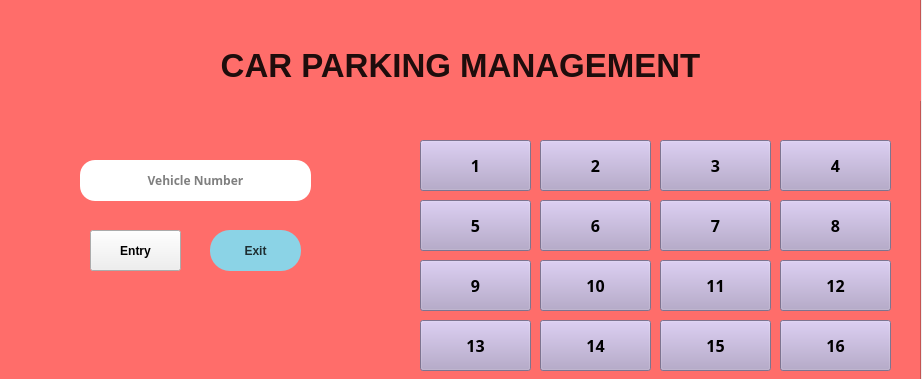
<?xml version="1.0" encoding="UTF-8"?>
<ui version="4.0">
 <class>CarParkingManager</class>
 <widget class="QMainWindow" name="CarParkingManager">
  <property name="geometry">
   <rect>
    <x>0</x>
    <y>0</y>
    <width>922</width>
    <height>379</height>
   </rect>
  </property>
  <property name="minimumSize">
   <size>
    <width>922</width>
    <height>379</height>
   </size>
  </property>
  <property name="maximumSize">
   <size>
    <width>922</width>
    <height>379</height>
   </size>
  </property>
  <property name="windowTitle">
   <string>Car Parking Manager</string>
  </property>
  <widget class="QWidget" name="centralwidget">
   <widget class="QFrame" name="frame">
    <property name="geometry">
     <rect>
      <x>-100</x>
      <y>-230</y>
      <width>1021</width>
      <height>611</height>
     </rect>
    </property>
    <property name="font">
     <font>
      <pointsize>20</pointsize>
     </font>
    </property>
    <property name="styleSheet">
     <string notr="true">QFrame{
	
	background-color: rgb(255,109,106);
}</string>
    </property>
    <property name="frameShape">
     <enum>QFrame::StyledPanel</enum>
    </property>
    <property name="frameShadow">
     <enum>QFrame::Raised</enum>
    </property>
    <widget class="QPushButton" name="s1">
     <property name="geometry">
      <rect>
       <x>520</x>
       <y>370</y>
       <width>111</width>
       <height>51</height>
      </rect>
     </property>
     <property name="font">
      <font>
       <family>HelveticaRounded LT Std BdCn</family>
       <pointsize>12</pointsize>
       <weight>75</weight>
       <italic>false</italic>
       <bold>true</bold>
       <underline>false</underline>
       <strikeout>false</strikeout>
      </font>
     </property>
     <property name="focusPolicy">
      <enum>Qt::StrongFocus</enum>
     </property>
     <property name="layoutDirection">
      <enum>Qt::LeftToRight</enum>
     </property>
     <property name="styleSheet">
      <string notr="true">
background-color: rgb(177,162,202);
color: rgb(0,0,0);


</string>
     </property>
     <property name="text">
      <string>1</string>
     </property>
     <property name="checkable">
      <bool>false</bool>
     </property>
    </widget>
    <widget class="QPushButton" name="s2">
     <property name="geometry">
      <rect>
       <x>640</x>
       <y>370</y>
       <width>111</width>
       <height>51</height>
      </rect>
     </property>
     <property name="font">
      <font>
       <family>HelveticaRounded LT Std BdCn</family>
       <pointsize>12</pointsize>
       <weight>75</weight>
       <italic>false</italic>
       <bold>true</bold>
       <underline>false</underline>
       <strikeout>false</strikeout>
      </font>
     </property>
     <property name="focusPolicy">
      <enum>Qt::StrongFocus</enum>
     </property>
     <property name="layoutDirection">
      <enum>Qt::LeftToRight</enum>
     </property>
     <property name="styleSheet">
      <string notr="true">
background-color: rgb(177,162,202);
color: rgb(0,0,0);


</string>
     </property>
     <property name="text">
      <string>2</string>
     </property>
     <property name="checkable">
      <bool>false</bool>
     </property>
    </widget>
    <widget class="QPushButton" name="s15">
     <property name="geometry">
      <rect>
       <x>760</x>
       <y>550</y>
       <width>111</width>
       <height>51</height>
      </rect>
     </property>
     <property name="font">
      <font>
       <family>HelveticaRounded LT Std BdCn</family>
       <pointsize>12</pointsize>
       <weight>75</weight>
       <italic>false</italic>
       <bold>true</bold>
       <underline>false</underline>
       <strikeout>false</strikeout>
      </font>
     </property>
     <property name="focusPolicy">
      <enum>Qt::StrongFocus</enum>
     </property>
     <property name="layoutDirection">
      <enum>Qt::LeftToRight</enum>
     </property>
     <property name="styleSheet">
      <string notr="true">
background-color: rgb(177,162,202);
color: rgb(0,0,0);


</string>
     </property>
     <property name="text">
      <string>15</string>
     </property>
     <property name="checkable">
      <bool>false</bool>
     </property>
    </widget>
    <widget class="QPushButton" name="s4">
     <property name="geometry">
      <rect>
       <x>880</x>
       <y>370</y>
       <width>111</width>
       <height>51</height>
      </rect>
     </property>
     <property name="font">
      <font>
       <family>HelveticaRounded LT Std BdCn</family>
       <pointsize>12</pointsize>
       <weight>75</weight>
       <italic>false</italic>
       <bold>true</bold>
       <underline>false</underline>
       <strikeout>false</strikeout>
      </font>
     </property>
     <property name="focusPolicy">
      <enum>Qt::StrongFocus</enum>
     </property>
     <property name="layoutDirection">
      <enum>Qt::LeftToRight</enum>
     </property>
     <property name="styleSheet">
      <string notr="true">
background-color: rgb(177,162,202);
color: rgb(0,0,0);


</string>
     </property>
     <property name="text">
      <string>4</string>
     </property>
     <property name="checkable">
      <bool>false</bool>
     </property>
    </widget>
    <widget class="QPushButton" name="s5">
     <property name="geometry">
      <rect>
       <x>520</x>
       <y>430</y>
       <width>111</width>
       <height>51</height>
      </rect>
     </property>
     <property name="font">
      <font>
       <family>HelveticaRounded LT Std BdCn</family>
       <pointsize>12</pointsize>
       <weight>75</weight>
       <italic>false</italic>
       <bold>true</bold>
       <underline>false</underline>
       <strikeout>false</strikeout>
      </font>
     </property>
     <property name="focusPolicy">
      <enum>Qt::StrongFocus</enum>
     </property>
     <property name="layoutDirection">
      <enum>Qt::LeftToRight</enum>
     </property>
     <property name="styleSheet">
      <string notr="true">
background-color: rgb(177,162,202);
color: rgb(0,0,0);


</string>
     </property>
     <property name="text">
      <string>5</string>
     </property>
     <property name="checkable">
      <bool>false</bool>
     </property>
    </widget>
    <widget class="QPushButton" name="s11">
     <property name="geometry">
      <rect>
       <x>760</x>
       <y>490</y>
       <width>111</width>
       <height>51</height>
      </rect>
     </property>
     <property name="font">
      <font>
       <family>HelveticaRounded LT Std BdCn</family>
       <pointsize>12</pointsize>
       <weight>75</weight>
       <italic>false</italic>
       <bold>true</bold>
       <underline>false</underline>
       <strikeout>false</strikeout>
      </font>
     </property>
     <property name="focusPolicy">
      <enum>Qt::StrongFocus</enum>
     </property>
     <property name="layoutDirection">
      <enum>Qt::LeftToRight</enum>
     </property>
     <property name="styleSheet">
      <string notr="true">
background-color: rgb(177,162,202);
color: rgb(0,0,0);


</string>
     </property>
     <property name="text">
      <string>11</string>
     </property>
     <property name="checkable">
      <bool>false</bool>
     </property>
    </widget>
    <widget class="QPushButton" name="s13">
     <property name="geometry">
      <rect>
       <x>520</x>
       <y>550</y>
       <width>111</width>
       <height>51</height>
      </rect>
     </property>
     <property name="font">
      <font>
       <family>HelveticaRounded LT Std BdCn</family>
       <pointsize>12</pointsize>
       <weight>75</weight>
       <italic>false</italic>
       <bold>true</bold>
       <underline>false</underline>
       <strikeout>false</strikeout>
      </font>
     </property>
     <property name="focusPolicy">
      <enum>Qt::StrongFocus</enum>
     </property>
     <property name="layoutDirection">
      <enum>Qt::LeftToRight</enum>
     </property>
     <property name="styleSheet">
      <string notr="true">
background-color: rgb(177,162,202);
color: rgb(0,0,0);


</string>
     </property>
     <property name="text">
      <string>13</string>
     </property>
     <property name="checkable">
      <bool>false</bool>
     </property>
    </widget>
    <widget class="QPushButton" name="s8">
     <property name="geometry">
      <rect>
       <x>880</x>
       <y>430</y>
       <width>111</width>
       <height>51</height>
      </rect>
     </property>
     <property name="font">
      <font>
       <family>HelveticaRounded LT Std BdCn</family>
       <pointsize>12</pointsize>
       <weight>75</weight>
       <italic>false</italic>
       <bold>true</bold>
       <underline>false</underline>
       <strikeout>false</strikeout>
      </font>
     </property>
     <property name="focusPolicy">
      <enum>Qt::StrongFocus</enum>
     </property>
     <property name="layoutDirection">
      <enum>Qt::LeftToRight</enum>
     </property>
     <property name="styleSheet">
      <string notr="true">
background-color: rgb(177,162,202);
color: rgb(0,0,0);


</string>
     </property>
     <property name="text">
      <string>8</string>
     </property>
     <property name="checkable">
      <bool>false</bool>
     </property>
    </widget>
    <widget class="QPushButton" name="s6">
     <property name="geometry">
      <rect>
       <x>640</x>
       <y>430</y>
       <width>111</width>
       <height>51</height>
      </rect>
     </property>
     <property name="font">
      <font>
       <family>HelveticaRounded LT Std BdCn</family>
       <pointsize>12</pointsize>
       <weight>75</weight>
       <italic>false</italic>
       <bold>true</bold>
       <underline>false</underline>
       <strikeout>false</strikeout>
      </font>
     </property>
     <property name="focusPolicy">
      <enum>Qt::StrongFocus</enum>
     </property>
     <property name="layoutDirection">
      <enum>Qt::LeftToRight</enum>
     </property>
     <property name="styleSheet">
      <string notr="true">
background-color: rgb(177,162,202);
color: rgb(0,0,0);


</string>
     </property>
     <property name="text">
      <string>6</string>
     </property>
     <property name="checkable">
      <bool>false</bool>
     </property>
    </widget>
    <widget class="QPushButton" name="s10">
     <property name="geometry">
      <rect>
       <x>640</x>
       <y>490</y>
       <width>111</width>
       <height>51</height>
      </rect>
     </property>
     <property name="font">
      <font>
       <family>HelveticaRounded LT Std BdCn</family>
       <pointsize>12</pointsize>
       <weight>75</weight>
       <italic>false</italic>
       <bold>true</bold>
       <underline>false</underline>
       <strikeout>false</strikeout>
      </font>
     </property>
     <property name="focusPolicy">
      <enum>Qt::StrongFocus</enum>
     </property>
     <property name="layoutDirection">
      <enum>Qt::LeftToRight</enum>
     </property>
     <property name="styleSheet">
      <string notr="true">
background-color: rgb(177,162,202);
color: rgb(0,0,0);


</string>
     </property>
     <property name="text">
      <string>10</string>
     </property>
     <property name="checkable">
      <bool>false</bool>
     </property>
    </widget>
    <widget class="QPushButton" name="s3">
     <property name="geometry">
      <rect>
       <x>760</x>
       <y>370</y>
       <width>111</width>
       <height>51</height>
      </rect>
     </property>
     <property name="font">
      <font>
       <family>HelveticaRounded LT Std BdCn</family>
       <pointsize>12</pointsize>
       <weight>75</weight>
       <italic>false</italic>
       <bold>true</bold>
       <underline>false</underline>
       <strikeout>false</strikeout>
      </font>
     </property>
     <property name="focusPolicy">
      <enum>Qt::StrongFocus</enum>
     </property>
     <property name="layoutDirection">
      <enum>Qt::LeftToRight</enum>
     </property>
     <property name="styleSheet">
      <string notr="true">
background-color: rgb(177,162,202);
color: rgb(0,0,0);


</string>
     </property>
     <property name="text">
      <string>3</string>
     </property>
     <property name="checkable">
      <bool>false</bool>
     </property>
    </widget>
    <widget class="QPushButton" name="s7">
     <property name="geometry">
      <rect>
       <x>760</x>
       <y>430</y>
       <width>111</width>
       <height>51</height>
      </rect>
     </property>
     <property name="font">
      <font>
       <family>HelveticaRounded LT Std BdCn</family>
       <pointsize>12</pointsize>
       <weight>75</weight>
       <italic>false</italic>
       <bold>true</bold>
       <underline>false</underline>
       <strikeout>false</strikeout>
      </font>
     </property>
     <property name="focusPolicy">
      <enum>Qt::StrongFocus</enum>
     </property>
     <property name="layoutDirection">
      <enum>Qt::LeftToRight</enum>
     </property>
     <property name="styleSheet">
      <string notr="true">
background-color: rgb(177,162,202);
color: rgb(0,0,0);


</string>
     </property>
     <property name="text">
      <string>7</string>
     </property>
     <property name="checkable">
      <bool>false</bool>
     </property>
    </widget>
    <widget class="QPushButton" name="s16">
     <property name="geometry">
      <rect>
       <x>880</x>
       <y>550</y>
       <width>111</width>
       <height>51</height>
      </rect>
     </property>
     <property name="font">
      <font>
       <family>HelveticaRounded LT Std BdCn</family>
       <pointsize>12</pointsize>
       <weight>75</weight>
       <italic>false</italic>
       <bold>true</bold>
       <underline>false</underline>
       <strikeout>false</strikeout>
      </font>
     </property>
     <property name="focusPolicy">
      <enum>Qt::StrongFocus</enum>
     </property>
     <property name="layoutDirection">
      <enum>Qt::LeftToRight</enum>
     </property>
     <property name="styleSheet">
      <string notr="true">
background-color: rgb(177,162,202);
color: rgb(0,0,0);


</string>
     </property>
     <property name="text">
      <string>16</string>
     </property>
     <property name="checkable">
      <bool>false</bool>
     </property>
    </widget>
    <widget class="QPushButton" name="s14">
     <property name="geometry">
      <rect>
       <x>640</x>
       <y>550</y>
       <width>111</width>
       <height>51</height>
      </rect>
     </property>
     <property name="font">
      <font>
       <family>HelveticaRounded LT Std BdCn</family>
       <pointsize>12</pointsize>
       <weight>75</weight>
       <italic>false</italic>
       <bold>true</bold>
       <underline>false</underline>
       <strikeout>false</strikeout>
      </font>
     </property>
     <property name="focusPolicy">
      <enum>Qt::StrongFocus</enum>
     </property>
     <property name="layoutDirection">
      <enum>Qt::LeftToRight</enum>
     </property>
     <property name="styleSheet">
      <string notr="true">
background-color: rgb(177,162,202);
color: rgb(0,0,0);


</string>
     </property>
     <property name="text">
      <string>14</string>
     </property>
     <property name="checkable">
      <bool>false</bool>
     </property>
    </widget>
    <widget class="QPushButton" name="s9">
     <property name="geometry">
      <rect>
       <x>520</x>
       <y>490</y>
       <width>111</width>
       <height>51</height>
      </rect>
     </property>
     <property name="font">
      <font>
       <family>HelveticaRounded LT Std BdCn</family>
       <pointsize>12</pointsize>
       <weight>75</weight>
       <italic>false</italic>
       <bold>true</bold>
       <underline>false</underline>
       <strikeout>false</strikeout>
      </font>
     </property>
     <property name="focusPolicy">
      <enum>Qt::StrongFocus</enum>
     </property>
     <property name="layoutDirection">
      <enum>Qt::LeftToRight</enum>
     </property>
     <property name="styleSheet">
      <string notr="true">
background-color: rgb(177,162,202);
color: rgb(0,0,0);


</string>
     </property>
     <property name="text">
      <string>9</string>
     </property>
     <property name="checkable">
      <bool>false</bool>
     </property>
    </widget>
    <widget class="QPushButton" name="s12">
     <property name="geometry">
      <rect>
       <x>880</x>
       <y>490</y>
       <width>111</width>
       <height>51</height>
      </rect>
     </property>
     <property name="font">
      <font>
       <family>HelveticaRounded LT Std BdCn</family>
       <pointsize>12</pointsize>
       <weight>75</weight>
       <italic>false</italic>
       <bold>true</bold>
       <underline>false</underline>
       <strikeout>false</strikeout>
      </font>
     </property>
     <property name="focusPolicy">
      <enum>Qt::StrongFocus</enum>
     </property>
     <property name="layoutDirection">
      <enum>Qt::LeftToRight</enum>
     </property>
     <property name="styleSheet">
      <string notr="true">
background-color: rgb(177,162,202);
color: rgb(0,0,0);


</string>
     </property>
     <property name="text">
      <string>12</string>
     </property>
     <property name="checkable">
      <bool>false</bool>
     </property>
    </widget>
    <widget class="QLabel" name="label">
     <property name="geometry">
      <rect>
       <x>100</x>
       <y>260</y>
       <width>921</width>
       <height>71</height>
      </rect>
     </property>
     <property name="font">
      <font>
       <family>Arial</family>
       <pointsize>25</pointsize>
       <weight>75</weight>
       <bold>true</bold>
      </font>
     </property>
     <property name="styleSheet">
      <string notr="true">color: rgba(0, 0, 0, 225);</string>
     </property>
     <property name="text">
      <string>CAR PARKING MANAGEMENT</string>
     </property>
     <property name="alignment">
      <set>Qt::AlignCenter</set>
     </property>
    </widget>
    <widget class="QLineEdit" name="lineEdit">
     <property name="geometry">
      <rect>
       <x>180</x>
       <y>390</y>
       <width>231</width>
       <height>41</height>
      </rect>
     </property>
     <property name="font">
      <font>
       <family>Montserrat</family>
       <weight>75</weight>
       <bold>true</bold>
      </font>
     </property>
     <property name="styleSheet">
      <string notr="true">border-radius: 15px;</string>
     </property>
     <property name="alignment">
      <set>Qt::AlignCenter</set>
     </property>
     <property name="placeholderText">
      <string>Vehicle Number</string>
     </property>
    </widget>
    <widget class="QPushButton" name="ENTRYBUTTON">
     <property name="geometry">
      <rect>
       <x>190</x>
       <y>460</y>
       <width>91</width>
       <height>41</height>
      </rect>
     </property>
     <property name="font">
      <font>
       <family>Arial</family>
       <weight>75</weight>
       <bold>true</bold>
      </font>
     </property>
     <property name="styleSheet">
      <string notr="true">background-color: rgb(139,211,230);
border-radius: 20px;
color: rgba(0, 0, 0, 200);

QPushButton{
background-color: rgba(255, 155, 113,50);
}

QPushButton:hover
{
background-color: rgba(255, 155, 113,25);
}
</string>
     </property>
     <property name="text">
      <string>Entry</string>
     </property>
    </widget>
    <widget class="QPushButton" name="EXITBUTTON">
     <property name="geometry">
      <rect>
       <x>310</x>
       <y>460</y>
       <width>91</width>
       <height>41</height>
      </rect>
     </property>
     <property name="font">
      <font>
       <family>Arial</family>
       <weight>75</weight>
       <bold>true</bold>
      </font>
     </property>
     <property name="styleSheet">
      <string notr="true">background-color: rgb(139,211,230);
border-radius: 20px;
color: rgba(0, 0, 0, 200);</string>
     </property>
     <property name="text">
      <string>Exit</string>
     </property>
    </widget>
    <widget class="QLabel" name="label_2">
     <property name="geometry">
      <rect>
       <x>130</x>
       <y>510</y>
       <width>321</width>
       <height>71</height>
      </rect>
     </property>
     <property name="font">
      <font>
       <family>Arial</family>
       <pointsize>15</pointsize>
       <weight>75</weight>
       <bold>true</bold>
      </font>
     </property>
     <property name="styleSheet">
      <string notr="true">color: rgba(255, 255, 255, 225);</string>
     </property>
     <property name="text">
      <string/>
     </property>
     <property name="alignment">
      <set>Qt::AlignCenter</set>
     </property>
    </widget>
   </widget>
  </widget>
 </widget>
 <resources/>
 <connections/>
</ui>
